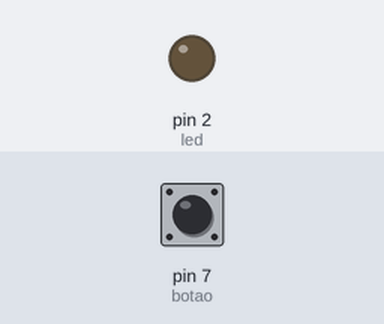
Recording of a sketch running on a simulated Arduino Uno, built with avr-gcc and run on an emulated ATmega328P. Shown: output pins drawn as LEDs (lit = HIGH). Inputs (shaded band) come from the test bench; at power-on: pin 7 (botao) HIGH.

Above: at 1.2 s.
1.3 s: pin 7 (botao) pulled LOW for 3.2 s
At 1.7 s:
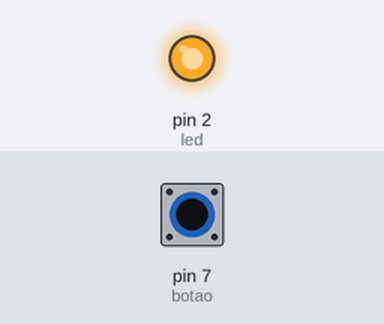
6.8 s: pin 7 (botao) pulled LOW for 0.15 s
At 9.6 s:
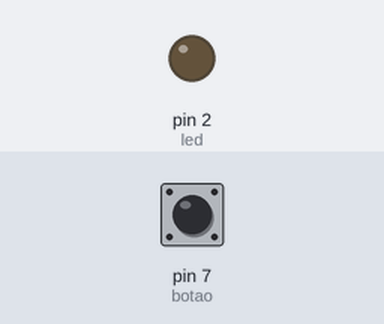
9.9 s: pin 7 (botao) pulled LOW for 1 s
At 10.6 s:
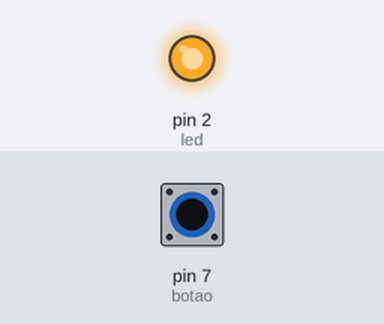
Timing chart, 0 to 13.4 s (numbered marks = the images above; inputs shaded):
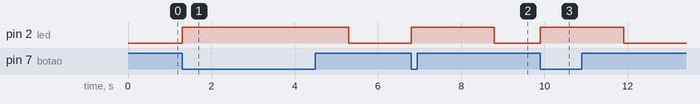

Measured:
- after the input at 1.3 s, pin 2 (led): LOW → HIGH at once, → LOW 4.0 s later
- after the input at 6.8 s, pin 2 (led): LOW → HIGH at once, → LOW 2.0 s later
- after the input at 9.9 s, pin 2 (led): LOW → HIGH at once, → LOW 2.0 s later

The sketch:

pull_up_interno.ino
```cpp
#define led 2
#define botao 7

void setup(){
    pinMode(botao,INPUT_PULLUP);
    pinMode(led,OUTPUT);
}

void loop(){
  if(digitalRead(7)==0){
    digitalWrite(led,HIGH);
    delay(2000);
    digitalWrite(led,LOW);
  }
}
```
